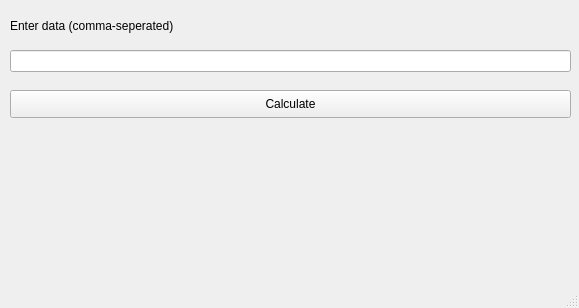
<?xml version="1.0" encoding="UTF-8"?>
<ui version="4.0">
 <class>MainWindow</class>
 <widget class="QMainWindow" name="MainWindow">
  <property name="geometry">
   <rect>
    <x>0</x>
    <y>0</y>
    <width>579</width>
    <height>308</height>
   </rect>
  </property>
  <property name="windowTitle">
   <string>MainWindow</string>
  </property>
  <widget class="QWidget" name="centralwidget">
   <widget class="QLabel" name="label">
    <property name="geometry">
     <rect>
      <x>10</x>
      <y>10</y>
      <width>221</width>
      <height>31</height>
     </rect>
    </property>
    <property name="font">
     <font>
      <pointsize>9</pointsize>
     </font>
    </property>
    <property name="text">
     <string>Enter data (comma-seperated)</string>
    </property>
   </widget>
   <widget class="QLineEdit" name="lineEdit">
    <property name="geometry">
     <rect>
      <x>10</x>
      <y>50</y>
      <width>561</width>
      <height>22</height>
     </rect>
    </property>
   </widget>
   <widget class="QPushButton" name="pushButton">
    <property name="geometry">
     <rect>
      <x>10</x>
      <y>90</y>
      <width>561</width>
      <height>28</height>
     </rect>
    </property>
    <property name="text">
     <string>Calculate</string>
    </property>
   </widget>
   <widget class="QLabel" name="label_2">
    <property name="geometry">
     <rect>
      <x>20</x>
      <y>140</y>
      <width>211</width>
      <height>141</height>
     </rect>
    </property>
    <property name="font">
     <font>
      <pointsize>8</pointsize>
     </font>
    </property>
    <property name="text">
     <string/>
    </property>
    <property name="alignment">
     <set>Qt::AlignLeading|Qt::AlignLeft|Qt::AlignTop</set>
    </property>
   </widget>
  </widget>
  <widget class="QStatusBar" name="statusbar"/>
 </widget>
 <resources/>
 <connections/>
</ui>
